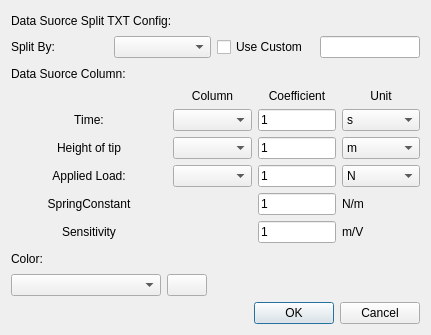
<?xml version="1.0" encoding="UTF-8"?>
<ui version="4.0">
 <class>Form</class>
 <widget class="QWidget" name="Form">
  <property name="geometry">
   <rect>
    <x>0</x>
    <y>0</y>
    <width>431</width>
    <height>335</height>
   </rect>
  </property>
  <property name="windowTitle">
   <string>Config</string>
  </property>
  <layout class="QVBoxLayout" name="verticalLayout_3">
   <item>
    <layout class="QVBoxLayout" name="verticalLayout" stretch="0,0,0,0,0,0">
     <item>
      <widget class="QLabel" name="label_2">
       <property name="text">
        <string>Data Suorce Split TXT Config:</string>
       </property>
      </widget>
     </item>
     <item>
      <layout class="QGridLayout" name="gridLayout">
       <item row="0" column="4">
        <widget class="QLineEdit" name="spilt">
         <property name="maximumSize">
          <size>
           <width>100</width>
           <height>16777215</height>
          </size>
         </property>
        </widget>
       </item>
       <item row="0" column="0">
        <widget class="QLabel" name="label">
         <property name="text">
          <string>Split By:</string>
         </property>
         <property name="margin">
          <number>20</number>
         </property>
        </widget>
       </item>
       <item row="0" column="1">
        <widget class="QComboBox" name="split_comboBox"/>
       </item>
       <item row="0" column="3">
        <widget class="QCheckBox" name="custom_split">
         <property name="text">
          <string>Use Custom</string>
         </property>
        </widget>
       </item>
      </layout>
     </item>
     <item>
      <widget class="QLabel" name="label_3">
       <property name="maximumSize">
        <size>
         <width>16777215</width>
         <height>20</height>
        </size>
       </property>
       <property name="text">
        <string>Data Suorce Column:</string>
       </property>
      </widget>
     </item>
     <item>
      <layout class="QGridLayout" name="gridLayout_2" rowstretch="0,0,0,0,0,0" columnstretch="2,1,1,1">
       <item row="0" column="2">
        <widget class="QLabel" name="label_9">
         <property name="text">
          <string>Coefficient</string>
         </property>
         <property name="alignment">
          <set>Qt::AlignCenter</set>
         </property>
        </widget>
       </item>
       <item row="0" column="1">
        <widget class="QLabel" name="label_7">
         <property name="frameShadow">
          <enum>QFrame::Plain</enum>
         </property>
         <property name="text">
          <string>Column</string>
         </property>
         <property name="alignment">
          <set>Qt::AlignCenter</set>
         </property>
        </widget>
       </item>
       <item row="2" column="0">
        <widget class="QLabel" name="label_8">
         <property name="minimumSize">
          <size>
           <width>100</width>
           <height>0</height>
          </size>
         </property>
         <property name="text">
          <string>Height of tip</string>
         </property>
         <property name="alignment">
          <set>Qt::AlignCenter</set>
         </property>
        </widget>
       </item>
       <item row="2" column="2">
        <widget class="QLineEdit" name="indentation_coefficient_edit">
         <property name="text">
          <string>1</string>
         </property>
        </widget>
       </item>
       <item row="3" column="0">
        <widget class="QLabel" name="label_6">
         <property name="minimumSize">
          <size>
           <width>100</width>
           <height>0</height>
          </size>
         </property>
         <property name="text">
          <string>Applied Load:</string>
         </property>
         <property name="alignment">
          <set>Qt::AlignCenter</set>
         </property>
        </widget>
       </item>
       <item row="1" column="1">
        <widget class="QComboBox" name="t_comboBox">
         <property name="currentText">
          <string/>
         </property>
        </widget>
       </item>
       <item row="0" column="3">
        <widget class="QLabel" name="label_5">
         <property name="text">
          <string>Unit</string>
         </property>
         <property name="alignment">
          <set>Qt::AlignCenter</set>
         </property>
        </widget>
       </item>
       <item row="3" column="1">
        <widget class="QComboBox" name="al_comboBox">
         <property name="currentIndex">
          <number>-1</number>
         </property>
        </widget>
       </item>
       <item row="3" column="3">
        <widget class="QComboBox" name="al_unitcomboBox">
         <item>
          <property name="text">
           <string>N</string>
          </property>
         </item>
         <item>
          <property name="text">
           <string>uN</string>
          </property>
         </item>
         <item>
          <property name="text">
           <string>V</string>
          </property>
         </item>
         <item>
          <property name="text">
           <string>uV</string>
          </property>
         </item>
        </widget>
       </item>
       <item row="2" column="1">
        <widget class="QComboBox" name="id_comboBox">
         <property name="currentIndex">
          <number>-1</number>
         </property>
        </widget>
       </item>
       <item row="1" column="3">
        <widget class="QComboBox" name="t_unitcomboBox">
         <item>
          <property name="text">
           <string>s</string>
          </property>
         </item>
         <item>
          <property name="text">
           <string>ms</string>
          </property>
         </item>
        </widget>
       </item>
       <item row="2" column="3">
        <widget class="QComboBox" name="id_unitcomboBox">
         <item>
          <property name="text">
           <string>m</string>
          </property>
         </item>
         <item>
          <property name="text">
           <string>cm</string>
          </property>
         </item>
         <item>
          <property name="text">
           <string>mm</string>
          </property>
         </item>
         <item>
          <property name="text">
           <string>um</string>
          </property>
         </item>
         <item>
          <property name="text">
           <string>nm</string>
          </property>
         </item>
        </widget>
       </item>
       <item row="1" column="0">
        <widget class="QLabel" name="label_4">
         <property name="minimumSize">
          <size>
           <width>100</width>
           <height>0</height>
          </size>
         </property>
         <property name="text">
          <string>Time:</string>
         </property>
         <property name="alignment">
          <set>Qt::AlignCenter</set>
         </property>
        </widget>
       </item>
       <item row="1" column="2">
        <widget class="QLineEdit" name="time_coefficient_edit">
         <property name="inputMethodHints">
          <set>Qt::ImhPreferNumbers</set>
         </property>
         <property name="text">
          <string>1</string>
         </property>
        </widget>
       </item>
       <item row="3" column="2">
        <widget class="QLineEdit" name="applied_coefficient_edit">
         <property name="text">
          <string>1</string>
         </property>
        </widget>
       </item>
       <item row="0" column="0">
        <widget class="QLabel" name="label_11">
         <property name="text">
          <string/>
         </property>
        </widget>
       </item>
       <item row="4" column="0">
        <widget class="QLabel" name="label_12">
         <property name="text">
          <string>SpringConstant</string>
         </property>
         <property name="alignment">
          <set>Qt::AlignCenter</set>
         </property>
        </widget>
       </item>
       <item row="5" column="0">
        <widget class="QLabel" name="label_13">
         <property name="text">
          <string>Sensitivity</string>
         </property>
         <property name="alignment">
          <set>Qt::AlignCenter</set>
         </property>
        </widget>
       </item>
       <item row="4" column="2">
        <widget class="QLineEdit" name="SpringConstantEdit">
         <property name="text">
          <string>1</string>
         </property>
        </widget>
       </item>
       <item row="5" column="2">
        <widget class="QLineEdit" name="SensitivityEdit">
         <property name="text">
          <string>1</string>
         </property>
        </widget>
       </item>
       <item row="4" column="3">
        <widget class="QLabel" name="label_14">
         <property name="text">
          <string>N/m</string>
         </property>
        </widget>
       </item>
       <item row="5" column="3">
        <widget class="QLabel" name="label_15">
         <property name="text">
          <string>m/V</string>
         </property>
        </widget>
       </item>
      </layout>
     </item>
     <item>
      <widget class="QLabel" name="label_10">
       <property name="text">
        <string>Color:</string>
       </property>
      </widget>
     </item>
     <item>
      <layout class="QGridLayout" name="gridLayout_3">
       <property name="topMargin">
        <number>0</number>
       </property>
       <property name="rightMargin">
        <number>0</number>
       </property>
       <item row="0" column="1">
        <widget class="QPushButton" name="colorButton">
         <property name="maximumSize">
          <size>
           <width>16777215</width>
           <height>16777215</height>
          </size>
         </property>
         <property name="text">
          <string/>
         </property>
        </widget>
       </item>
       <item row="0" column="0">
        <widget class="QComboBox" name="color_comboBox">
         <property name="minimumSize">
          <size>
           <width>150</width>
           <height>0</height>
          </size>
         </property>
        </widget>
       </item>
       <item row="0" column="2">
        <spacer name="horizontalSpacer">
         <property name="orientation">
          <enum>Qt::Horizontal</enum>
         </property>
         <property name="sizeHint" stdset="0">
          <size>
           <width>40</width>
           <height>20</height>
          </size>
         </property>
        </spacer>
       </item>
      </layout>
     </item>
    </layout>
   </item>
   <item>
    <widget class="QDialogButtonBox" name="buttonBox">
     <property name="standardButtons">
      <set>QDialogButtonBox::Cancel|QDialogButtonBox::Ok</set>
     </property>
    </widget>
   </item>
  </layout>
 </widget>
 <resources/>
 <connections/>
</ui>
